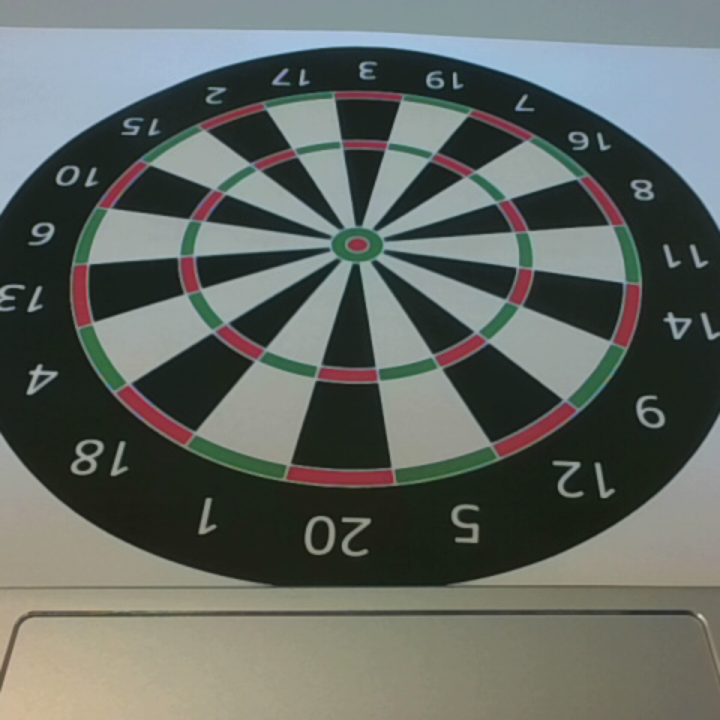
#> input picture backend/vision/calibration_data/snapshots/cam1_20260130_094910_068.png, 720 x 720 px
$ python -i ellipse_detection.py   (imports and definitions only)
#> lines starting #> are read from the running program, lines starting #| are printed output that depends on the picture; after the words box and inside, x2 and y2 are one past the last pixel; in counts of white or black regions, pixels touching at a corner belong together
#> further down, picture is the input picture: shape (720, 720, 3); mean B, G, R 98.7, 104.3, 98.6
### app/vision/vision_utils.py
import math
from typing import List, Tuple

import numpy as np

PointI = Tuple[int, int]


def ensure_bgr_u8(img_bgr: np.ndarray) -> np.ndarray:
    if img_bgr.ndim != 3 or img_bgr.shape[2] != 3:
        raise ValueError(f"Expected BGR image with shape (H, W, 3), got {img_bgr.shape}.")
    if img_bgr.dtype != np.uint8:
        # OpenCV works best with uint8 for these operations.
        img_bgr = img_bgr.astype(np.uint8, copy=False)
    return img_bgr


# [29 lines left out: function line_border_points, not called in this run]

### app/vision/ellipse_detection.py
import math
from typing import Optional, Tuple

import cv2
import numpy as np

from app.vision.vision_utils import ensure_bgr_u8

Ellipse = Tuple[Tuple[float, float], Tuple[float, float], float]  # ((cx,cy),(major,minor), angle_deg)

LOW_GREEN = (40, 60, 60)
HIGH_GREEN = (80, 255, 255)
LOW_RED_1 = (0, 60, 60)
HIGH_RED_1 = (10, 255, 255)
LOW_RED_2 = (170, 60, 60)
HIGH_RED_2 = (180, 255, 255)

MIN_AREA_RATIO = 0.02
MAX_CENTER_OFFSET = 0.18
MORPH_KERNEL = 5
CLOSE_ITERS = 2


def build_red_green_mask(img_bgr: np.ndarray) -> np.ndarray:
    img_bgr = ensure_bgr_u8(img_bgr)
    hsv = cv2.cvtColor(img_bgr, cv2.COLOR_BGR2HSV)
#> hsv: shape (720, 720, 3); mean H, S, V 66, 52.5, 109.7

    green = cv2.inRange(hsv, np.array(LOW_GREEN, dtype=np.uint8), np.array(HIGH_GREEN, dtype=np.uint8))
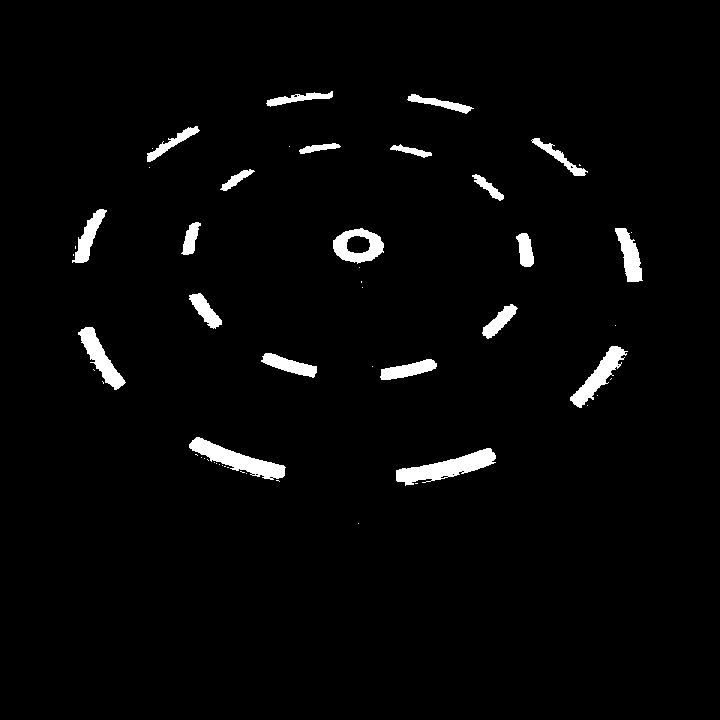
#> green: shape (720, 720); 2.7% white; 53 white regions (32 under 20 px), largest, box (x1, y1, x2, y2) and area: (396, 448, 496, 486) 1618, (189, 437, 286, 480) 1501, (570, 346, 628, 408) 1110
    red1 = cv2.inRange(hsv, np.array(LOW_RED_1, dtype=np.uint8), np.array(HIGH_RED_1, dtype=np.uint8))
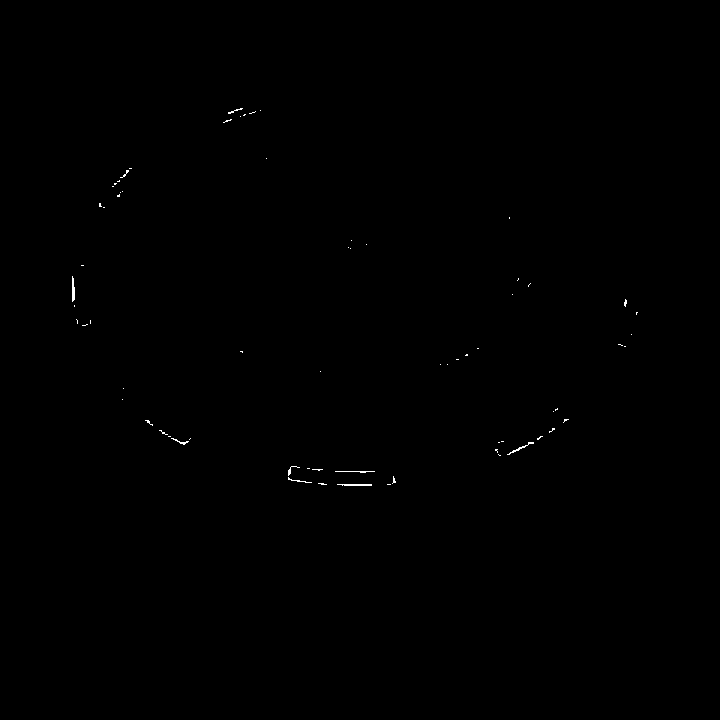
#> red1: shape (720, 720); 0.12% white in thin lines or dots, all inside (x1, y1, x2, y2) = (72, 108, 638, 486)
    red2 = cv2.inRange(hsv, np.array(LOW_RED_2, dtype=np.uint8), np.array(HIGH_RED_2, dtype=np.uint8))
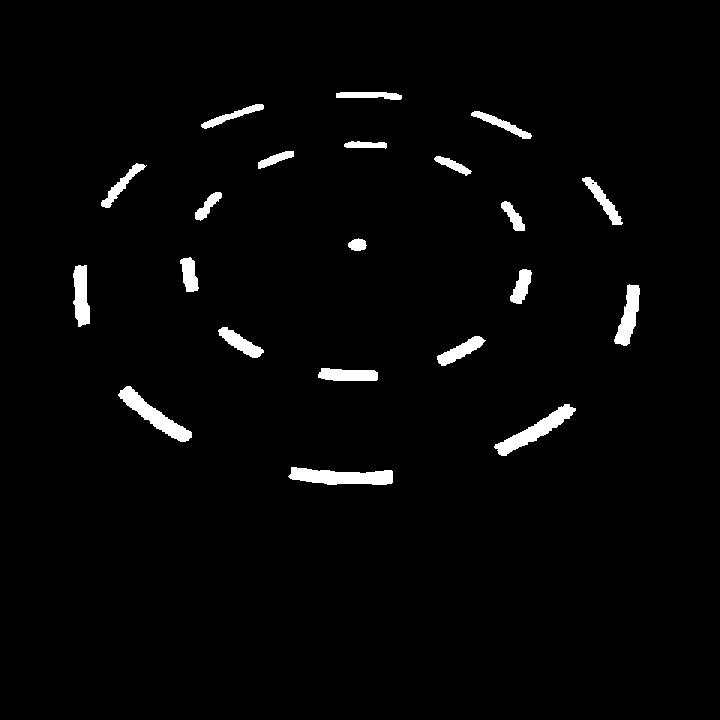
#> red2: shape (720, 720); 2.3% white; 21 white regions, largest, box (x1, y1, x2, y2) and area: (288, 467, 393, 485) 1322, (118, 386, 192, 442) 1204, (494, 404, 576, 456) 1191

    return cv2.bitwise_or(green, cv2.bitwise_or(red1, red2))
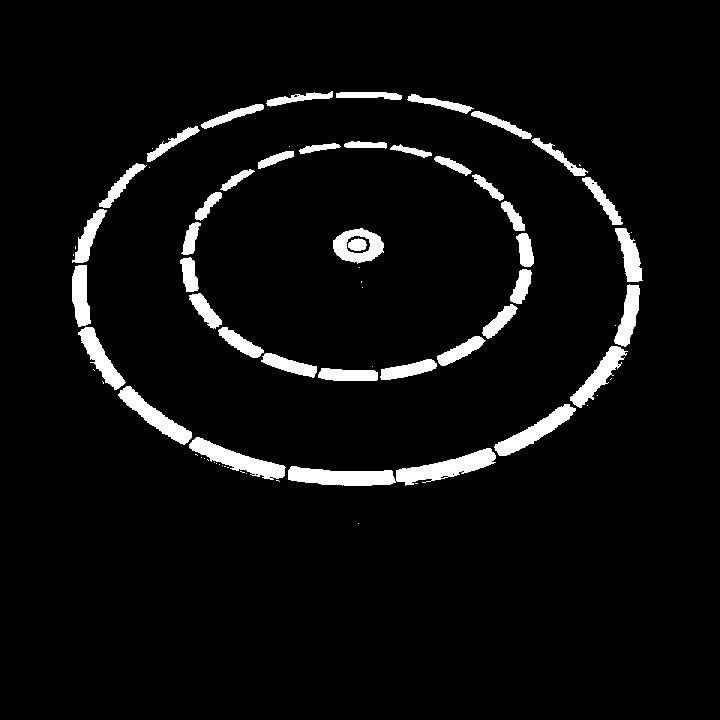
#> returned value: shape (720, 720); 5.1% white; 73 white regions (32 under 20 px), largest, box (x1, y1, x2, y2) and area: (288, 448, 496, 486) 3157, (189, 437, 286, 480) 1501, (494, 404, 576, 456) 1296


# [43 lines left out: function detect_outer_ellipse, not called in this run]

>>> import cv2
>>> picture = cv2.imread('../../backend/vision/calibration_data/snapshots/cam1_20260130_094910_068.png')
>>> result = build_red_green_mask(picture)
